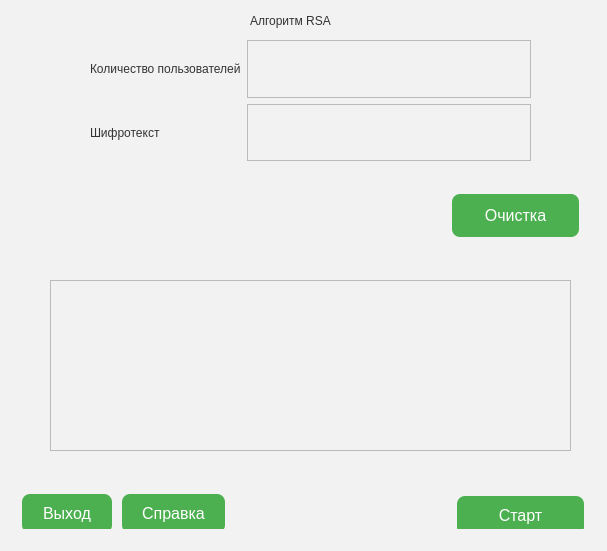
<?xml version="1.0" encoding="UTF-8"?>
<ui version="4.0">
 <class>window</class>
 <widget class="QMainWindow" name="window">
  <property name="windowModality">
   <enum>Qt::ApplicationModal</enum>
  </property>
  <property name="enabled">
   <bool>true</bool>
  </property>
  <property name="geometry">
   <rect>
    <x>0</x>
    <y>0</y>
    <width>607</width>
    <height>551</height>
   </rect>
  </property>
  <property name="windowTitle">
   <string>MainWindow</string>
  </property>
  <property name="styleSheet">
   <string notr="true">/* Стиль для основного окна */
QWidget {
  background-color: #f2f2f2;
  color: #333333;
  font-family: Arial, sans-serif;
}

/* Стиль для кнопок */
QPushButton {
  background-color: #4CAF50;
  color: white;
  padding: 10px 20px;
  border: none;
  text-align: center;
  text-decoration: none;
  display: inline-block;
  font-size: 16px;
  margin: 4px 2px;
  cursor: pointer;
  border-radius: 8px;
}

QPushButton:hover {
  background-color: #45a049;
}

/* Стиль для полей ввода */
QLineEdit {
  padding: 10px;
  border: 1px solid #ccc;
  border-radius: 5px;
}

/* Стиль для таблиц */
QTableView {
  font-size: 14px;
}

/* Стиль для выделенных элементов в таблице */
QTableView::item:selected {
  background-color: #81BEF7;
}

/* Стиль для заголовков таблицы */
QHeaderView::section {
  background-color: #f2f2f2;
  border: 1px solid #ccc;
}

/* Стиль для чекбоксов */
QCheckBox {
  spacing: 5px;
}
</string>
  </property>
  <widget class="QWidget" name="centralwidget">
   <widget class="QLabel" name="label">
    <property name="geometry">
     <rect>
      <x>250</x>
      <y>10</y>
      <width>151</width>
      <height>21</height>
     </rect>
    </property>
    <property name="text">
     <string>Алгоритм RSA</string>
    </property>
   </widget>
   <widget class="QTextBrowser" name="textBrowser">
    <property name="geometry">
     <rect>
      <x>50</x>
      <y>280</y>
      <width>521</width>
      <height>171</height>
     </rect>
    </property>
   </widget>
   <widget class="QWidget" name="layoutWidget">
    <property name="geometry">
     <rect>
      <x>90</x>
      <y>40</y>
      <width>441</width>
      <height>121</height>
     </rect>
    </property>
    <layout class="QGridLayout" name="gridLayout">
     <item row="1" column="1">
      <widget class="QTextEdit" name="textEdit"/>
     </item>
     <item row="0" column="1">
      <widget class="QTextEdit" name="textEdit_2"/>
     </item>
     <item row="0" column="0">
      <widget class="QLabel" name="label_4">
       <property name="text">
        <string>Количество пользователей</string>
       </property>
      </widget>
     </item>
     <item row="1" column="0">
      <widget class="QLabel" name="label_5">
       <property name="text">
        <string>Шифротекст</string>
       </property>
      </widget>
     </item>
    </layout>
   </widget>
   <widget class="QPushButton" name="pushButton_4">
    <property name="geometry">
     <rect>
      <x>450</x>
      <y>190</y>
      <width>131</width>
      <height>51</height>
     </rect>
    </property>
    <property name="text">
     <string>Очистка</string>
    </property>
   </widget>
   <widget class="QWidget" name="">
    <property name="geometry">
     <rect>
      <x>455</x>
      <y>490</y>
      <width>131</width>
      <height>51</height>
     </rect>
    </property>
    <layout class="QHBoxLayout" name="horizontalLayout_2">
     <item>
      <layout class="QHBoxLayout" name="horizontalLayout">
       <item>
        <widget class="QPushButton" name="pushButton">
         <property name="font">
          <font>
           <family>Arial,sans-serif</family>
           <pointsize>-1</pointsize>
           <underline>false</underline>
           <strikeout>false</strikeout>
          </font>
         </property>
         <property name="text">
          <string>Старт</string>
         </property>
        </widget>
       </item>
      </layout>
     </item>
    </layout>
   </widget>
   <widget class="QWidget" name="">
    <property name="geometry">
     <rect>
      <x>20</x>
      <y>490</y>
      <width>207</width>
      <height>48</height>
     </rect>
    </property>
    <layout class="QHBoxLayout" name="horizontalLayout_3">
     <item>
      <widget class="QPushButton" name="pushButton_3">
       <property name="text">
        <string>Выход</string>
       </property>
      </widget>
     </item>
     <item>
      <widget class="QPushButton" name="pushButton_2">
       <property name="text">
        <string>Справка</string>
       </property>
      </widget>
     </item>
    </layout>
   </widget>
  </widget>
  <widget class="QStatusBar" name="statusBar"/>
 </widget>
 <resources/>
 <connections/>
</ui>
